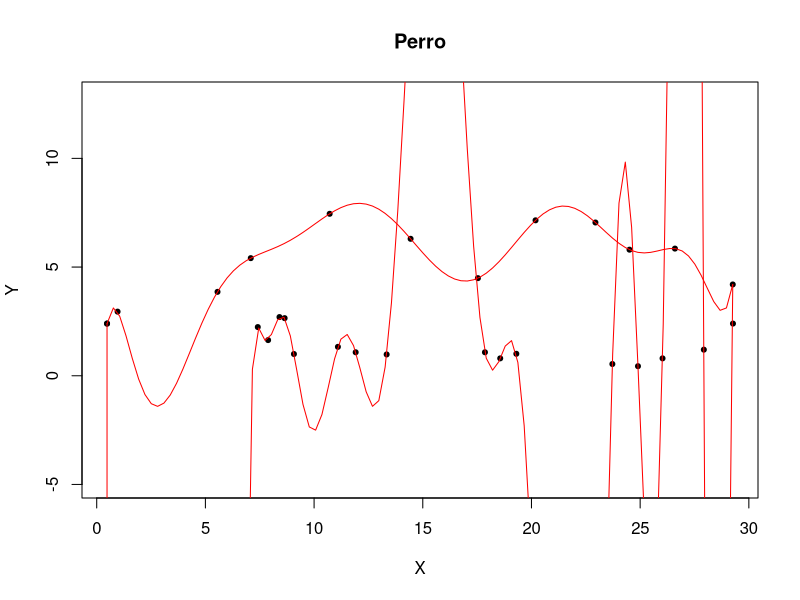

This chart was generated by the following R code:
require(pracma)

#    |  P1   |  P2   |  P3   |  P4   |  P5   |  P6   |  P7   |  P8   |  P9   |  P10  |  P11  |  P12  |  P13  |  P14  |  P15  |  P16  |  P17  |  P18  |  P19  |  P20  |  P21  |  P22  |  P23  |  P24  |  P25  |  P26  |  P27  |  P28  |  P29  |  P30  |  P31  |  P32  |  P33  |  P34  |  P35 |
x = c( 00.50 , 01.01 , 05.85 , 07.46 , 11.28 , 15.20 , 18.46 , 21.25 , 24.15 , 25.80 , 28.00 , 30.80 , 30.81 , 29.40 , 27.40 , 26.21 , 24.97 , 20.32 , 19.54 , 18.80 , 14.04 , 12.54 , 11.68 , 09.55 , 08.30 , 09.10 , 08.85 , 07.80 , 00.50)
y = c( 02.40 , 02.95 , 03.86 , 05.41 , 07.45 , 06.30 , 04.49 , 07.15 , 07.05 , 05.80 , 05.85 , 04.20 , 02.40 , 01.20 , 00.80 , 00.44 , 00.54 , 01.01 , 00.80 , 01.08 , 00.98 , 01.08 , 01.33 , 01.00 , 01.64 , 02.65 , 02.70 , 02.24 , 02.40)

x = x*0.95 #Ajuste a la imagen
op = 0
plot(x,y, pch=20, cex=1, col = "black", asp=1,xlab="X", ylab="Y", main="Perro")

Graficar<-function(x0, xn){
  xi = x[x0:xn]
  yi = y[x0:xn]
  x <- seq(x[x0], x[xn], len=100)
  y <- barylag(xi, yi, x)
  op = (8*length(xi)-2)
  lines(x, y, col="red")
  return(op)
}


op = op + Graficar(1,12)
op = op + Graficar(12,29)
cat("Numero de operaciones: ",op,"\n")